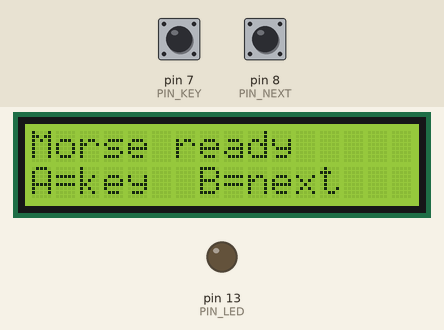
Recording of a sketch running on a simulated Arduino Uno, built with avr-gcc and run on an emulated ATmega328P. Parts: 16×2 character LCD, output pins drawn as LEDs (lit = HIGH). The test bench sets the inputs (shaded band); at power-on: pin 7 (PIN_KEY) HIGH, pin 8 (PIN_NEXT) HIGH.

Above: at 0.1 s.
2.8 s: pin 7 (PIN_KEY) pulled LOW for 1 s
At 4.8 s:
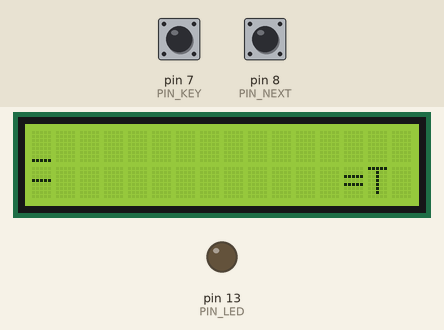
5.3 s: pin 8 (PIN_NEXT) pulled LOW for 0.15 s
At 6.6 s:
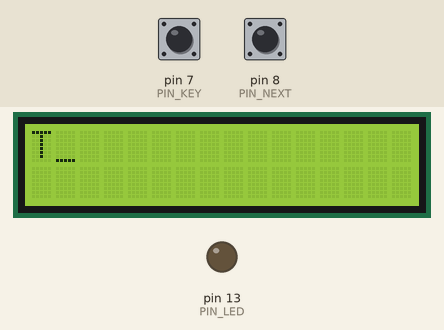
6.9 s: pin 7 (PIN_KEY) pulled LOW for 0.15 s
At 7.9 s:
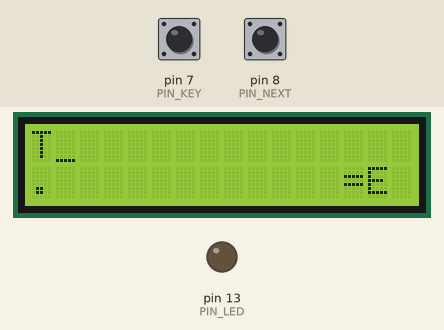
8.5 s: pin 8 (PIN_NEXT) pulled LOW for 1 s
At 10.4 s:
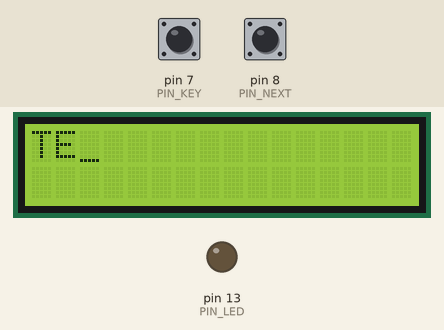
11.0 s: pin 7 (PIN_KEY) pulled LOW for 0.15 s
At 12.2 s:
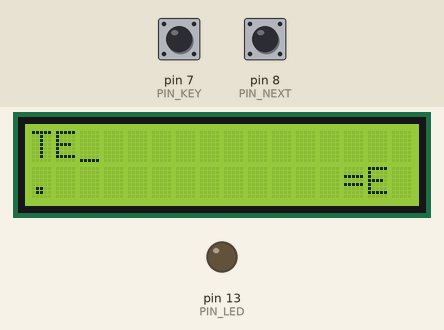
12.6 s: pin 8 (PIN_NEXT) pulled LOW for 0.15 s
At 13.4 s:
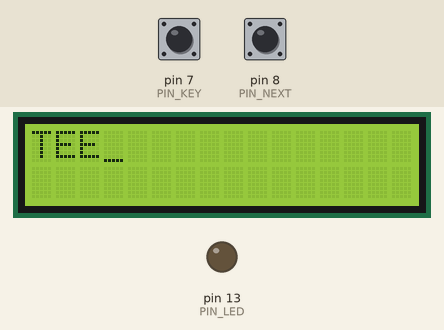
Timing chart, 0 to 15.2 s (numbered marks = the images above; inputs shaded):
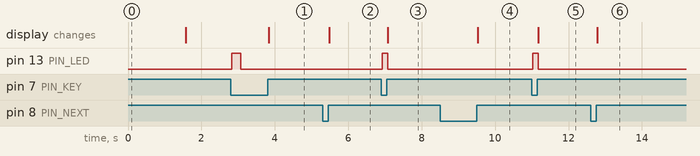

Measured:
- after the input at 2.8 s, pin 13 (PIN_LED): LOW → HIGH at once, → LOW 0.25 s later; the display: changes after 1.0 s (image 1)
- after the input at 5.3 s, the display: changes after 0.18 s (image 2)
- after the input at 6.9 s, pin 13 (PIN_LED): LOW → HIGH at once, → LOW 0.15 s later; the display: changes after 0.18 s (image 3)
- after the input at 8.5 s, the display: changes after 1.0 s (image 4)
- after the input at 11.0 s, pin 13 (PIN_LED): LOW → HIGH at once, → LOW 0.15 s later; the display: changes after 0.18 s (image 5)
- after the input at 12.6 s, the display: changes after 0.18 s (image 6)

The sketch:

morse_decoder.ino
```cpp
/*
  Two-Button Morse Decoder
  Board : Arduino Uno / Nano
  Screen: LCD1602 (parallel, 4-bit mode, no I2C backpack)
  Extras: 1 LED

  Button A (pin 7)  = Morse key
    - short press            -> dot   (LED stays lit)
    - long press (>=250 ms)  -> dash  (LED goes dark once it counts as a dash)
  Button B (pin 8)  = Next letter
    - tap                    -> commit letter (or a SPACE if nothing typed)
    - hold 5 s              -> backspace (repeats while held;
                                deletes last symbol first, then last letter)
  A + B together             -> clear everything

  LCD line 1: your text (last 15 chars, cursor after)
  LCD line 2: symbols being typed + live preview, e.g. ".-          =A"
*/

#include <LiquidCrystal.h> //library import

//Pins

const byte PIN_KEY  = 7;    // Button A -> GND
const byte PIN_NEXT = 8;    // Button B -> GND
const byte PIN_LED  = 13;   // LED (+ on-board LED)
LiquidCrystal lcd(12, 11, 5, 4, 3, 2);   // RS, E, D4, D5, D6, D7

//Timing (ms)-tuneable

const unsigned long DEBOUNCE_MS  = 25;
const unsigned long DASH_MS      = 250;    // press >= this = dash
const unsigned long BACKSPACE_MS = 5000;  // hold B = backspace
const unsigned long REPEAT_MS    = 350;    // backspace repeat rate

//Morse binary tree

//Start at 1. Dot -> node*2, dash -> node*2+1. '*' = no character.

const char TREE[] = "**ETIANMSURWDKGOHVF*L*PJBXCYZQ**54*3***2*******16*******7***8*90";
const byte MAX_SYMBOLS = 5;

byte node = 1;
char symbols[MAX_SYMBOLS + 1] = "";
byte symCount = 0;

//Text buffer

const byte TEXT_MAX = 64;
char text[TEXT_MAX + 1] = "";
byte textLen = 0;

//Buttons

enum Event { EV_NONE, EV_PRESSED, EV_RELEASED };

struct Button {
  byte pin;
  bool stable;              // debounced: true = pressed
  bool lastRead;
  unsigned long lastChange;
  unsigned long pressedAt;
  bool consumed;            // this press already used (A+B clear)
  bool fired;               // B: backspace already fired during this press
  unsigned long lastFire;   // B: time of the last backspace
};

Button keyBtn  = { PIN_KEY,  false, false, 0, 0, false, false, 0 };
Button nextBtn = { PIN_NEXT, false, false, 0, 0, false, false, 0 };

//'now' is passed in so every time check in one loop pass uses the same value

Event updateButton(Button &b, unsigned long now) {
  bool reading = (digitalRead(b.pin) == LOW);   // INPUT_PULLUP: LOW = pressed
  if (reading != b.lastRead) {
    b.lastRead = reading;
    b.lastChange = now;
  }
  if (now - b.lastChange >= DEBOUNCE_MS && reading != b.stable) {
    b.stable = reading;
    if (b.stable) {
      b.pressedAt = now;
      b.consumed = false;
      b.fired = false;
      return EV_PRESSED;
    }
    return EV_RELEASED;
  }
  return EV_NONE;
}

//LED (only writes the pin when the state changes)

bool ledOn = false;
void setLed(bool on) {
  if (on != ledOn) {
    ledOn = on;
    digitalWrite(PIN_LED, on ? HIGH : LOW);
  }
}

//Display (each line redraws only when it changes)

byte cursorCol = 0;

void drawText() {
  //Line 1: last 15 characters, cursor sits after them
  lcd.setCursor(0, 0);
  byte start = (textLen > 15) ? textLen - 15 : 0;
  byte col = 0;
  for (byte i = start; i < textLen; i++, col++) lcd.print(text[i]);
  cursorCol = col;
  for (; col < 16; col++) lcd.print(' ');
}

void drawLine2(const char *status) {
  //Line 2: status message OR symbols + preview
  lcd.setCursor(0, 1);
  byte col;
  if (status != NULL) {
    for (col = 0; status[col] != '\0' && col < 16; col++) lcd.print(status[col]);
    for (; col < 16; col++) lcd.print(' ');
  } else {
    lcd.print(symbols);
    for (col = symCount; col < 13; col++) lcd.print(' ');
    if (symCount > 0) {
      char c = TREE[node];
      lcd.print('=');
      lcd.print(c == '*' ? '?' : c);
      lcd.print(' ');
    } else {
      lcd.print("   ");
    }
  }
  lcd.setCursor(cursorCol, 0);   // park the blinking cursor after the text
}

void drawAll(const char *status) {
  drawText();
  drawLine2(status);
}

//Editing

void resetLetter() {
  node = 1;
  symCount = 0;
  symbols[0] = '\0';
}

void addChar(char c) {
  if (textLen == TEXT_MAX) {                       // full: drop oldest
    memmove(text, text + 1, TEXT_MAX - 1);
    textLen--;
  }
  text[textLen++] = c;
  text[textLen] = '\0';
}

void addSymbol(bool dash) {
  if (symCount >= MAX_SYMBOLS) {
    drawLine2("max 5 symbols");
    return;
  }
  node = node * 2 + (dash ? 1 : 0);
  symbols[symCount++] = dash ? '-' : '.';
  symbols[symCount] = '\0';
  drawLine2(NULL);                // line 1 hasn't changed
}

void commitLetter() {
  if (symCount == 0) {            // nothing typed -> space
    addChar(' ');
    drawAll(NULL);
    return;
  }
  char c = TREE[node];
  resetLetter();
  if (c == '*') {
    drawLine2("unknown code");
    return;
  }
  addChar(c);
  drawAll(NULL);
}

void doBackspace() {
  if (symCount > 0) {             // undo last dot/dash
    symbols[--symCount] = '\0';
    node /= 2;
    drawLine2(NULL);
  } else if (textLen > 0) {       // undo last letter
    text[--textLen] = '\0';
    drawAll(NULL);
  } else {
    drawLine2(NULL);              // nothing to delete; just clear any message
  }
}

//Setup

void setup() {
  pinMode(PIN_KEY, INPUT_PULLUP);
  pinMode(PIN_NEXT, INPUT_PULLUP);
  pinMode(PIN_LED, OUTPUT);

  lcd.begin(16, 2);
  lcd.print("Morse ready");
  lcd.setCursor(0, 1);
  lcd.print("A=key  B=next");
  delay(1500);
  lcd.clear();
  lcd.cursor();
  drawAll(NULL);
} //Setup

void loop() {
  unsigned long now = millis();
  Event ea = updateButton(keyBtn, now);
  Event eb = updateButton(nextBtn, now);

  //A + B held together -> clear everything
  if (keyBtn.stable && nextBtn.stable && !(keyBtn.consumed && nextBtn.consumed)) {
    keyBtn.consumed = true;
    nextBtn.consumed = true;
    textLen = 0;
    text[0] = '\0';
    resetLetter();
    drawAll("cleared");
  }

  //Button A: key
  if (keyBtn.stable && !keyBtn.consumed) {
    setLed(now - keyBtn.pressedAt < DASH_MS);   //lit = dot, dark = dash
  }
  else {setLed(false);}

  if (ea == EV_RELEASED && !keyBtn.consumed) { addSymbol(now - keyBtn.pressedAt >= DASH_MS);}

  //Button B: next letter / backspace
  if (nextBtn.stable && !nextBtn.consumed) {
    bool due = nextBtn.fired ? (now - nextBtn.lastFire >= REPEAT_MS)
                             : (now - nextBtn.pressedAt >= BACKSPACE_MS);
    if (due) {
      doBackspace();
      nextBtn.fired = true;
      nextBtn.lastFire = now;
    }
  }

  if (eb == EV_RELEASED && !nextBtn.consumed && !nextBtn.fired) { commitLetter();}
} //Loop
```
